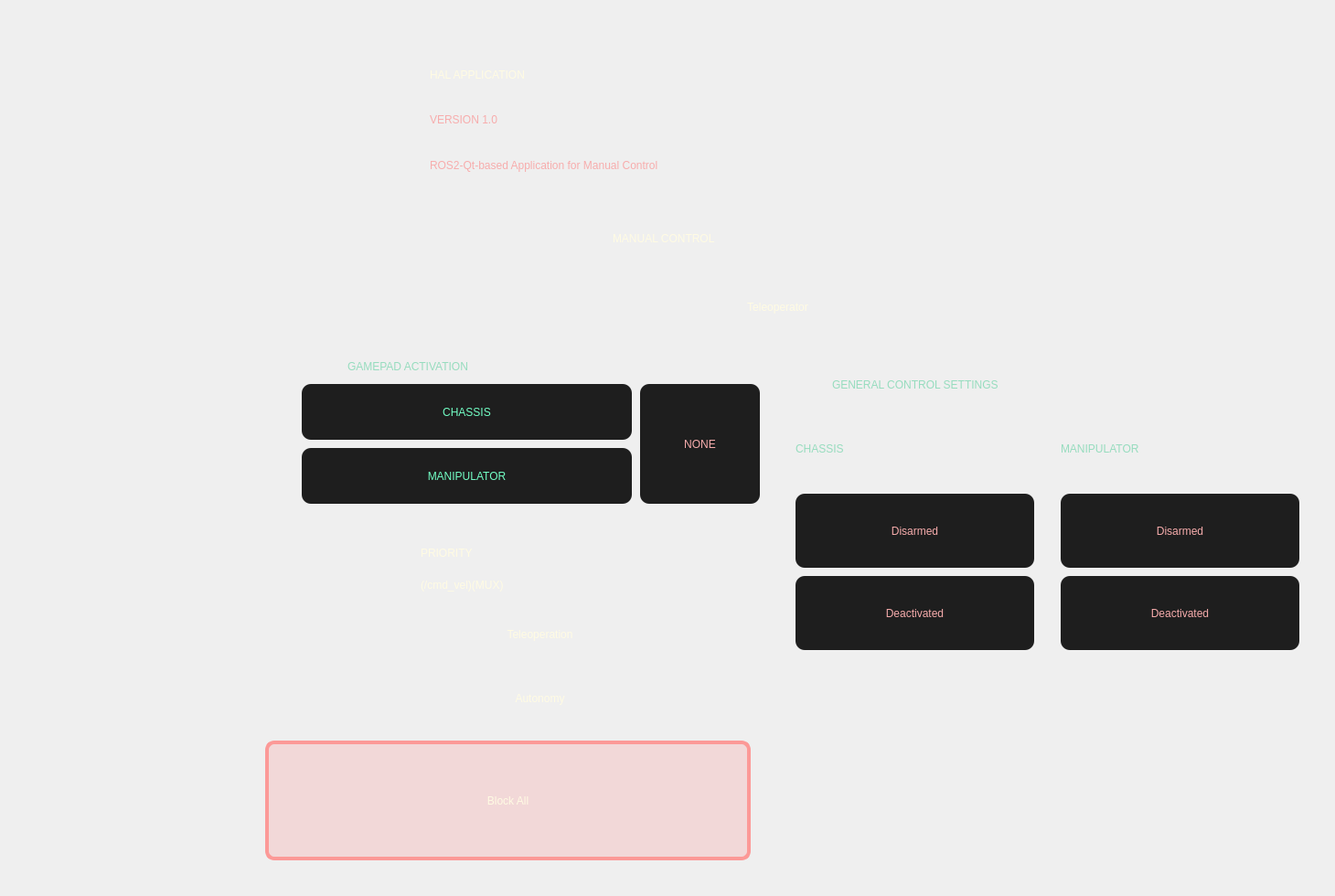
    <widget class="QWidget" name="main_page">
     <property name="styleSheet">
      <string notr="true">#main_page{
background-color: rgba(20, 20, 20, 255);
}</string>
     </property>
     <widget class="QWidget" name="verticalLayoutWidget_2">
      <property name="geometry">
       <rect>
        <x>470</x>
        <y>60</y>
        <width>725</width>
        <height>142</height>
       </rect>
      </property>
      <layout class="QVBoxLayout" name="verticalLayout_2">
       <item>
        <widget class="QLabel" name="label_2">
         <property name="styleSheet">
          <string notr="true">color: rgb(255, 251, 227);
font: 75 60pt &quot;Monospace&quot;;</string>
         </property>
         <property name="text">
          <string>HAL APPLICATION</string>
         </property>
        </widget>
       </item>
       <item>
        <widget class="QLabel" name="label_3">
         <property name="styleSheet">
          <string notr="true">color: rgb(247, 172, 172);
font: 75 10pt &quot;Monospace&quot;;</string>
         </property>
         <property name="text">
          <string>VERSION 1.0</string>
         </property>
        </widget>
       </item>
       <item>
        <widget class="QLabel" name="label_4">
         <property name="styleSheet">
          <string notr="true">color: rgb(247, 172, 172);
font: 75 10pt &quot;Monospace&quot;;</string>
         </property>
         <property name="text">
          <string>ROS2-Qt-based Application for Manual Control</string>
         </property>
        </widget>
       </item>
      </layout>
     </widget>
     <widget class="QFrame" name="frame">
      <property name="geometry">
       <rect>
        <x>260</x>
        <y>230</y>
        <width>1191</width>
        <height>741</height>
       </rect>
      </property>
      <property name="sizePolicy">
       <sizepolicy hsizetype="Preferred" vsizetype="Minimum">
        <horstretch>0</horstretch>
        <verstretch>0</verstretch>
       </sizepolicy>
      </property>
      <property name="styleSheet">
       <string notr="true">QFrame {
    border-radius: 20px;
    border: 0px solid rgba(114, 255, 197, 255);
    background: qlineargradient(
        x1:0, y1:0,
        x2:1, y2:1,
        stop:0 rgb(52, 66, 66),
        stop:1 rgb(43, 56, 56)
    );
}</string>
      </property>
      <property name="frameShape">
       <enum>QFrame::StyledPanel</enum>
      </property>
      <property name="frameShadow">
       <enum>QFrame::Raised</enum>
      </property>
      <widget class="QLabel" name="manual_control_label">
       <property name="geometry">
        <rect>
         <x>410</x>
         <y>0</y>
         <width>401</width>
         <height>61</height>
        </rect>
       </property>
       <property name="styleSheet">
        <string notr="true">color: rgb(255, 251, 227);
font: 75 35pt &quot;Monospace&quot;;
background-color: transparent;</string>
       </property>
       <property name="text">
        <string>MANUAL CONTROL</string>
       </property>
      </widget>
      <widget class="QPushButton" name="chassis_and_manipulator_button">
       <property name="geometry">
        <rect>
         <x>10</x>
         <y>70</y>
         <width>1161</width>
         <height>71</height>
        </rect>
       </property>
       <property name="styleSheet">
        <string notr="true">QPushButton {
    background-color: transparent;
    color: rgba(255, 251, 227, 255);
    background: qlineargradient(
        x1:0, y1:0,
        x2:1, y2:1,
        stop:0 rgb(70, 138, 110),
        stop:1 rgb(150, 220, 190)
    );
    border: 0px solid rgba(114, 255, 197, 255);
    border-radius: 10px;
    padding: 6px 12px;
    font: 75 30pt &quot;Monospace&quot;;
}

QPushButton:hover {
    background-color: rgba(247, 172, 172, 0.35);
	color: rgba(255, 251, 227, 255);
    border: 4px solid #fc9997;
}

QPushButton:pressed {
    background-color: rgba(247, 172, 172, 0.5);
	color: rgba(255, 251, 227, 255);
    border: 4px solid #fc9997;
}</string>
       </property>
       <property name="text">
        <string>Teleoperator</string>
       </property>
      </widget>
      <widget class="QFrame" name="frame_4">
       <property name="geometry">
        <rect>
         <x>10</x>
         <y>150</y>
         <width>571</width>
         <height>191</height>
        </rect>
       </property>
       <property name="styleSheet">
        <string notr="true">QFrame {
    border-radius: 20px;
    border: 0px solid rgba(114, 255, 197, 255);
    background: qlineargradient(
        x1:0, y1:0,
        x2:1, y2:1,
        stop:0 rgb(42, 56, 56),
        stop:1 rgb(23, 36, 36)
    );
}</string>
       </property>
       <property name="frameShape">
        <enum>QFrame::StyledPanel</enum>
       </property>
       <property name="frameShadow">
        <enum>QFrame::Raised</enum>
       </property>
       <widget class="QPushButton" name="gamepad_manipulator_button">
        <property name="geometry">
         <rect>
          <x>60</x>
          <y>110</y>
          <width>361</width>
          <height>61</height>
         </rect>
        </property>
        <property name="styleSheet">
         <string notr="true">QPushButton {
    background-color: rgba(30,30,30,255);
    color: rgba(114, 255, 197, 255);
    border: 0px solid  rgba(255, 251, 227, 255);
    border-radius: 10px;
    padding: 6px 12px;
    font: 75 25pt &quot;Monospace&quot;;
}

QPushButton:hover {
    background-color: rgba(114, 255, 197, 255);
	color: rgba(30,30,30, 255);
    border: 2px solid #54ba90;
}

QPushButton:pressed {
    background-color: rgba(160, 255, 216, 255);
	color: rgba(30,30,30, 255);
    border: 2px solid #fc9997;
}</string>
        </property>
        <property name="text">
         <string>MANIPULATOR</string>
        </property>
       </widget>
       <widget class="QPushButton" name="gamepad_chassis_button">
        <property name="geometry">
         <rect>
          <x>60</x>
          <y>40</y>
          <width>361</width>
          <height>61</height>
         </rect>
        </property>
        <property name="styleSheet">
         <string notr="true">QPushButton {
    background-color: rgba(30,30,30,255);
    color: rgba(114, 255, 197, 255);
    border: 0px solid  rgba(255, 251, 227, 255);
    border-radius: 10px;
    padding: 6px 12px;
    font: 75 25pt &quot;Monospace&quot;;
}

QPushButton:hover {
    background-color: rgba(114, 255, 197, 255);
	color: rgba(30,30,30, 255);
    border: 2px solid #54ba90;
}

QPushButton:pressed {
    background-color: rgba(160, 255, 216, 255);
	color: rgba(30,30,30, 255);
    border: 2px solid #fc9997;
}</string>
        </property>
        <property name="text">
         <string>CHASSIS</string>
        </property>
       </widget>
       <widget class="QWidget" name="verticalLayoutWidget_4">
        <property name="geometry">
         <rect>
          <x>10</x>
          <y>120</y>
          <width>41</width>
          <height>41</height>
         </rect>
        </property>
        <layout class="QVBoxLayout" name="verticalLayout_4">
         <item>
          <widget class="QWidget" name="gamepad_manipulator_diode" native="true"/>
         </item>
        </layout>
       </widget>
       <widget class="QWidget" name="verticalLayoutWidget">
        <property name="geometry">
         <rect>
          <x>10</x>
          <y>50</y>
          <width>41</width>
          <height>41</height>
         </rect>
        </property>
        <layout class="QVBoxLayout" name="verticalLayout">
         <item>
          <widget class="QWidget" name="gamepad_chassis_diode" native="true"/>
         </item>
        </layout>
       </widget>
       <widget class="QPushButton" name="gamepad_none_button">
        <property name="geometry">
         <rect>
          <x>430</x>
          <y>40</y>
          <width>131</width>
          <height>131</height>
         </rect>
        </property>
        <property name="styleSheet">
         <string notr="true">QPushButton {
    background-color: rgba(30,30,30,255);
    color: rgba(247, 172, 172, 255);
    border: 0px solid  rgba(255, 251, 227, 255);
    border-radius: 10px;
    padding: 6px 12px;
    font: 75 25pt &quot;Monospace&quot;;
}

QPushButton:hover {
    background-color: rgba(247, 172, 172, 0.35);
	color: rgba(30,30,30, 255);
    border: 4px solid #fc9997;
}

QPushButton:pressed {
    background-color: rgba(247, 172, 172, 0.5);
	color: rgba(30,30,30, 255);
    border: 4px solid #fc9997;
}</string>
        </property>
        <property name="text">
         <string>NONE</string>
        </property>
       </widget>
       <widget class="QLabel" name="manual_control_label_4">
        <property name="geometry">
         <rect>
          <x>110</x>
          <y>0</y>
          <width>371</width>
          <height>41</height>
         </rect>
        </property>
        <property name="styleSheet">
         <string notr="true">color:rgb(150, 220, 190);
font: 75 25pt &quot;Monospace&quot;;
background-color: transparent;</string>
        </property>
        <property name="text">
         <string>GAMEPAD ACTIVATION</string>
        </property>
       </widget>
      </widget>
      <widget class="QFrame" name="frame_5">
       <property name="geometry">
        <rect>
         <x>590</x>
         <y>150</y>
         <width>591</width>
         <height>381</height>
        </rect>
       </property>
       <property name="styleSheet">
        <string notr="true">QFrame {
    border-radius: 20px;
    border: 0px solid rgba(114, 255, 197, 255);
    background: qlineargradient(
        x1:0, y1:0,
        x2:1, y2:1,
        stop:0 rgb(42, 56, 56),
        stop:1 rgb(23, 36, 36)
    );
}</string>
       </property>
       <property name="frameShape">
        <enum>QFrame::StyledPanel</enum>
       </property>
       <property name="frameShadow">
        <enum>QFrame::Raised</enum>
       </property>
       <widget class="QLabel" name="manual_control_label_5">
        <property name="geometry">
         <rect>
          <x>60</x>
          <y>20</y>
          <width>491</width>
          <height>41</height>
         </rect>
        </property>
        <property name="styleSheet">
         <string notr="true">color:rgb(150, 220, 190);
font: 75 25pt &quot;Monospace&quot;;
background-color: transparent;</string>
        </property>
        <property name="text">
         <string>GENERAL CONTROL SETTINGS</string>
        </property>
       </widget>
       <widget class="QFrame" name="frame_6">
        <property name="geometry">
         <rect>
          <x>10</x>
          <y>80</y>
          <width>281</width>
          <height>261</height>
         </rect>
        </property>
        <property name="styleSheet">
         <string notr="true">QFrame {
    border-radius: 20px;
    border: 0px solid rgba(114, 255, 197, 255);
    background: qlineargradient(
        x1:0, y1:0,
        x2:1, y2:1,
        stop:0 rgb(52, 66, 66),
        stop:1 rgb(43, 56, 56)
    );
}</string>
        </property>
        <property name="frameShape">
         <enum>QFrame::StyledPanel</enum>
        </property>
        <property name="frameShadow">
         <enum>QFrame::Raised</enum>
        </property>
        <widget class="QPushButton" name="chassis_arm_button">
         <property name="geometry">
          <rect>
           <x>10</x>
           <y>80</y>
           <width>261</width>
           <height>81</height>
          </rect>
         </property>
         <property name="styleSheet">
          <string notr="true">QPushButton {
    background-color: rgba(30,30,30,255);
    color: rgba(247, 172, 172, 255);
    border: 0px solid  rgba(255, 251, 227, 255);
    border-radius: 10px;
    padding: 6px 12px;
    font: 75 25pt &quot;Monospace&quot;;
}

QPushButton:hover {
    background-color: rgba(247, 172, 172, 0.35);
	color: rgba(30,30,30,255);
    border: 2px solid #fc9997;
}

QPushButton:pressed {
    background-color: rgba(247, 172, 172, 0.5);
	color: rgba(30,30,30,255);
    border: 2px solid #fc9997;
}</string>
         </property>
         <property name="text">
          <string>Disarmed</string>
         </property>
        </widget>
        <widget class="QPushButton" name="enable_cmd_vel_1">
         <property name="geometry">
          <rect>
           <x>10</x>
           <y>170</y>
           <width>261</width>
           <height>81</height>
          </rect>
         </property>
         <property name="styleSheet">
          <string notr="true">QPushButton {
    background-color: rgba(30,30,30,255);
    color: rgba(247, 172, 172, 255);
    border: 0px solid  rgba(255, 251, 227, 255);
    border-radius: 10px;
    padding: 6px 12px;
    font: 75 25pt &quot;Monospace&quot;;
}

QPushButton:hover {
    background-color: rgba(247, 172, 172, 0.35);
	color: rgba(30,30,30,255);
    border: 2px solid #fc9997;
}

QPushButton:pressed {
    background-color: rgba(247, 172, 172, 0.5);
	color: rgba(30,30,30,255);
    border: 2px solid #fc9997;
}</string>
         </property>
         <property name="text">
          <string>Deactivated</string>
         </property>
        </widget>
        <widget class="QLabel" name="manual_control_label_6">
         <property name="geometry">
          <rect>
           <x>10</x>
           <y>10</y>
           <width>121</width>
           <height>41</height>
          </rect>
         </property>
         <property name="styleSheet">
          <string notr="true">color:rgb(150, 220, 190);
font: 75 20pt &quot;Monospace&quot;;
background-color: transparent;</string>
         </property>
         <property name="text">
          <string>CHASSIS</string>
         </property>
        </widget>
        <widget class="QWidget" name="verticalLayoutWidget_6">
         <property name="geometry">
          <rect>
           <x>220</x>
           <y>10</y>
           <width>51</width>
           <height>41</height>
          </rect>
         </property>
         <layout class="QVBoxLayout" name="verticalLayout_6">
          <item>
           <widget class="QWidget" name="chassis_gcs_diode" native="true"/>
          </item>
         </layout>
        </widget>
       </widget>
       <widget class="QFrame" name="frame_7">
        <property name="geometry">
         <rect>
          <x>300</x>
          <y>80</y>
          <width>281</width>
          <height>261</height>
         </rect>
        </property>
        <property name="styleSheet">
         <string notr="true">QFrame {
    border-radius: 20px;
    border: 0px solid rgba(114, 255, 197, 255);
    background: qlineargradient(
        x1:0, y1:0,
        x2:1, y2:1,
        stop:0 rgb(52, 66, 66),
        stop:1 rgb(43, 56, 56)
    );
}</string>
        </property>
        <property name="frameShape">
         <enum>QFrame::StyledPanel</enum>
        </property>
        <property name="frameShadow">
         <enum>QFrame::Raised</enum>
        </property>
        <widget class="QPushButton" name="manipulator_arm_button">
         <property name="geometry">
          <rect>
           <x>10</x>
           <y>80</y>
           <width>261</width>
           <height>81</height>
          </rect>
         </property>
         <property name="styleSheet">
          <string notr="true">QPushButton {
    background-color: rgba(30,30,30,255);
    color: rgba(247, 172, 172, 255);
    border: 0px solid  rgba(255, 251, 227, 255);
    border-radius: 10px;
    padding: 6px 12px;
    font: 75 25pt &quot;Monospace&quot;;
}

QPushButton:hover {
    background-color: rgba(247, 172, 172, 0.35);
	color: rgba(30,30,30,255);
    border: 2px solid #fc9997;
}

QPushButton:pressed {
    background-color: rgba(247, 172, 172, 0.5);
	color: rgba(30,30,30,255);
    border: 2px solid #fc9997;
}</string>
         </property>
         <property name="text">
          <string>Disarmed</string>
         </property>
        </widget>
        <widget class="QPushButton" name="enable_joint_states_1">
         <property name="geometry">
          <rect>
           <x>10</x>
           <y>170</y>
           <width>261</width>
           <height>81</height>
          </rect>
         </property>
         <property name="styleSheet">
          <string notr="true">QPushButton {
    background-color: rgba(30,30,30,255);
    color: rgba(247, 172, 172, 255);
    border: 0px solid  rgba(255, 251, 227, 255);
    border-radius: 10px;
    padding: 6px 12px;
    font: 75 25pt &quot;Monospace&quot;;
}

QPushButton:hover {
    background-color: rgba(247, 172, 172, 0.35);
	color: rgba(30,30,30,255);
    border: 2px solid #fc9997;
}

QPushButton:pressed {
    background-color: rgba(247, 172, 172, 0.5);
	color: rgba(30,30,30,255);
    border: 2px solid #fc9997;
}</string>
         </property>
         <property name="text">
          <string>Deactivated</string>
         </property>
        </widget>
        <widget class="QLabel" name="manual_control_label_7">
         <property name="geometry">
          <rect>
           <x>10</x>
           <y>10</y>
           <width>191</width>
           <height>41</height>
          </rect>
         </property>
         <property name="styleSheet">
          <string notr="true">color:rgb(150, 220, 190);
font: 75 20pt &quot;Monospace&quot;;
background-color: transparent;</string>
         </property>
         <property name="text">
          <string>MANIPULATOR</string>
         </property>
        </widget>
        <widget class="QWidget" name="verticalLayoutWidget_7">
         <property name="geometry">
          <rect>
           <x>220</x>
           <y>10</y>
           <width>51</width>
           <height>41</height>
          </rect>
         </property>
         <layout class="QVBoxLayout" name="verticalLayout_7">
          <item>
           <widget class="QWidget" name="manipulator_gcs_diode" native="true"/>
          </item>
         </layout>
        </widget>
       </widget>
      </widget>
      <widget class="QFrame" name="frame_3">
       <property name="geometry">
        <rect>
         <x>10</x>
         <y>350</y>
         <width>571</width>
         <height>381</height>
        </rect>
       </property>
       <property name="styleSheet">
        <string notr="true">QFrame {
    border-radius: 20px;
    border: 0px solid rgba(114, 255, 197, 255);
    background: qlineargradient(
        x1:0, y1:0,
        x2:1, y2:1,
        stop:0 rgb(42, 56, 56),
        stop:1 rgb(23, 36, 36)
    );
}</string>
       </property>
       <property name="frameShape">
        <enum>QFrame::StyledPanel</enum>
       </property>
       <property name="frameShadow">
        <enum>QFrame::Raised</enum>
       </property>
       <widget class="QWidget" name="verticalLayoutWidget_8">
        <property name="geometry">
         <rect>
          <x>20</x>
          <y>80</y>
          <width>61</width>
          <height>61</height>
         </rect>
        </property>
        <layout class="QVBoxLayout" name="verticalLayout_8">
         <item>
          <widget class="QWidget" name="teleoperation_mode_diode" native="true"/>
         </item>
        </layout>
       </widget>
       <widget class="QWidget" name="verticalLayoutWidget_9">
        <property name="geometry">
         <rect>
          <x>20</x>
          <y>150</y>
          <width>61</width>
          <height>61</height>
         </rect>
        </property>
        <layout class="QVBoxLayout" name="verticalLayout_9">
         <item>
          <widget class="QWidget" name="autonomous_mode_diode" native="true"/>
         </item>
        </layout>
       </widget>
       <widget class="QPushButton" name="block_all_button">
        <property name="geometry">
         <rect>
          <x>20</x>
          <y>230</y>
          <width>531</width>
          <height>131</height>
         </rect>
        </property>
        <property name="styleSheet">
         <string notr="true">QPushButton {
    background-color: rgba(247, 172, 172, 0.35);
	color: rgba(255, 251, 227, 255);
    border: 4px solid #fc9997;
    border-radius: 10px;
    padding: 6px 12px;
    font: 75 20pt &quot;Monospace&quot;;
}

QPushButton:hover {
    background-color: #ee3a3a;
    color: #ffffff;
    border: 0px solid #2F299E;
}

QPushButton:pressed {
    background-color: rgba(247, 172, 172, 0.5);
	color: rgba(255, 251, 227, 255);
    border: 4px solid #fc9997;
}</string>
        </property>
        <property name="text">
         <string>Block All</string>
        </property>
       </widget>
       <widget class="QPushButton" name="teleoperation_mode_button">
        <property name="geometry">
         <rect>
          <x>90</x>
          <y>90</y>
          <width>461</width>
          <height>47</height>
         </rect>
        </property>
        <property name="styleSheet">
         <string notr="true">QPushButton {
    background-color: transparent;
    color: rgba(255, 251, 227, 255);
    background: qlineargradient(
        x1:0, y1:0,
        x2:1, y2:1,
        stop:0 rgb(70, 138, 110),
        stop:1 rgb(150, 220, 190)
    );
    border: 0px solid rgba(114, 255, 197, 255);
    border-radius: 10px;
    padding: 6px 12px;
    font: 75 25pt &quot;Monospace&quot;;
}

QPushButton:hover {
    background-color: rgba(247, 172, 172, 0.35);
	color: rgba(255, 251, 227, 255);
    border: 4px solid #fc9997;
}

QPushButton:pressed {
    background-color: rgba(247, 172, 172, 0.5);
	color: rgba(255, 251, 227, 255);
    border: 4px solid #fc9997;
}</string>
        </property>
        <property name="text">
         <string>Teleoperation</string>
        </property>
       </widget>
       <widget class="QPushButton" name="autonomous_mode_button">
        <property name="geometry">
         <rect>
          <x>90</x>
          <y>160</y>
          <width>461</width>
          <height>47</height>
         </rect>
        </property>
        <property name="styleSheet">
         <string notr="true">QPushButton {
    background-color: transparent;
    color: rgba(255, 251, 227, 255);
    background: qlineargradient(
        x1:0, y1:0,
        x2:1, y2:1,
        stop:0 rgb(70, 138, 110),
        stop:1 rgb(150, 220, 190)
    );
    border: 0px solid rgba(114, 255, 197, 255);
    border-radius: 10px;
    padding: 6px 12px;
    font: 75 25pt &quot;Monospace&quot;;
}

QPushButton:hover {
    background-color: rgba(247, 172, 172, 0.35);
	color: rgba(255, 251, 227, 255);
    border: 4px solid #fc9997;
}

QPushButton:pressed {
    background-color: rgba(247, 172, 172, 0.5);
	color: rgba(255, 251, 227, 255);
    border: 4px solid #fc9997;
}</string>
        </property>
        <property name="text">
         <string>Autonomy</string>
        </property>
       </widget>
       <widget class="QWidget" name="verticalLayoutWidget_5">
        <property name="geometry">
         <rect>
          <x>190</x>
          <y>10</y>
          <width>161</width>
          <height>64</height>
         </rect>
        </property>
        <layout class="QVBoxLayout" name="verticalLayout_5">
         <item>
          <widget class="QLabel" name="manual_control_label_3">
           <property name="styleSheet">
            <string notr="true">color: rgb(255, 251, 227);
font: 75 25pt &quot;Monospace&quot;;
text-align: center;
background-color: transparent;</string>
           </property>
           <property name="text">
            <string>PRIORITY</string>
           </property>
          </widget>
         </item>
         <item>
          <widget class="QLabel" name="manual_control_label_8">
           <property name="styleSheet">
            <string notr="true">color: rgb(255, 251, 227);
font: 75 10pt &quot;Monospace&quot;;
text-align: center;
background-color: transparent;</string>
           </property>
           <property name="text">
            <string>(/cmd_vel)(MUX)</string>
           </property>
          </widget>
         </item>
        </layout>
       </widget>
      </widget>
     </widget>
    </widget>
